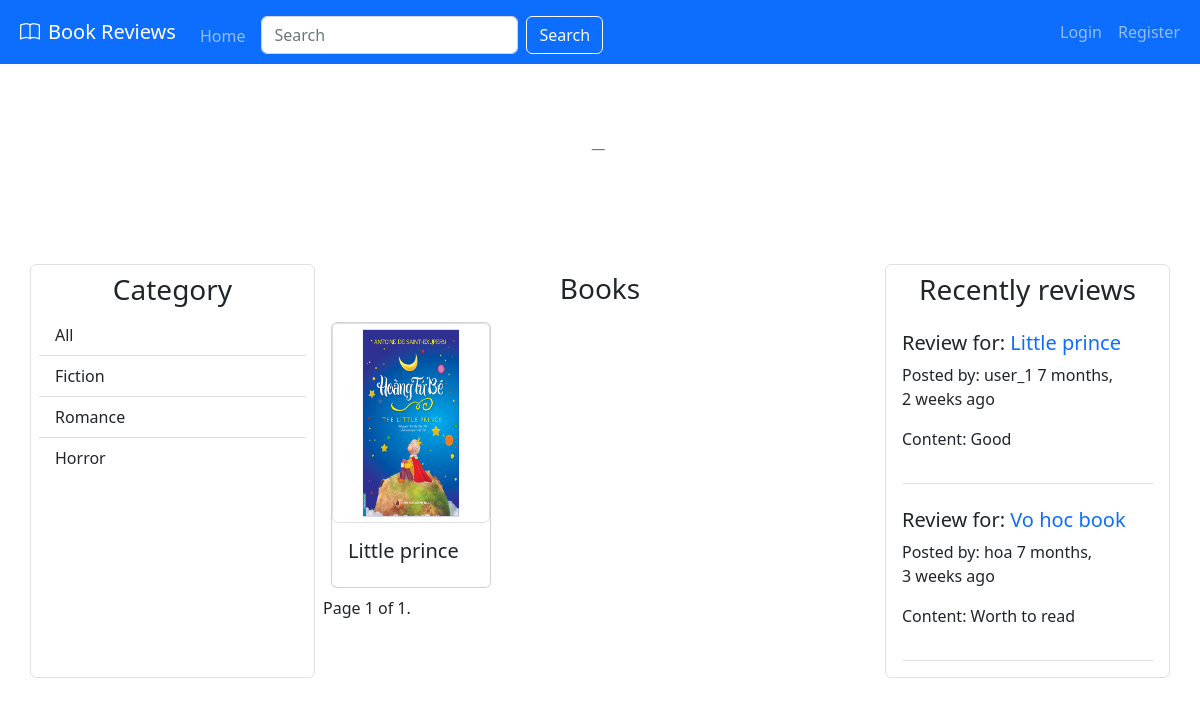
/?q=Romance, run on the app's committed database.
### bookreview/models.py (models this page shows, shortened)
class Category(models.Model):
    name = models.CharField(max_length=64)

class Book(models.Model):
    name = models.CharField(max_length=200)
    subname = models.CharField(max_length=200, blank=True, null=True)
    description = models.TextField(null=True, blank=True)
    author = models.ManyToManyField(Author, related_name="books", blank=True, null=True)
    category = models.ForeignKey(Category, on_delete=models.CASCADE, blank=True, null=True)
    isbn = models.IntegerField(unique=True)
    image = models.ImageField(upload_to='images/', default='no_image.jpg')
    updated = models.DateTimeField(auto_now=True)
    created = models.DateTimeField(auto_now_add=True)

class Review(models.Model):
    posted_by = models.ForeignKey(User, on_delete=models.SET_NULL, null=True, related_name="posted")
    book = models.ForeignKey(Book, on_delete=models.CASCADE, related_name="reviews")
    title = models.CharField(max_length=200)
    body = models.TextField()
    rating = models.IntegerField(
        validators=[
            MaxValueValidator(5),
            MinValueValidator(1)
        ])
    created = models.DateTimeField(auto_now_add=True)

class User(AbstractUser):
    pass

### bookreview/views.py (the view)
# urls.py: path('', views.index, name="index"),
def index(request):
    q = request.GET.get('q') if request.GET.get('q') != None else ''
    categories = Category.objects.all()
    books = Book.objects.filter(Q(category__name__icontains=q) | Q(name__icontains=q)).order_by('-created')
    paginator = Paginator(books, 10)
    page_number = request.GET.get('page')
    page_obj = paginator.get_page(page_number)
    reviews = Review.objects.all().order_by('-created')[:10]
    return render(request, "bookreview/index.html", {
        "books": books,
        "categories": categories,
        "reviews": reviews,
        "page_obj": page_obj
    })

### bookreview/templates/bookreview/index.html (shortened to what this page needs)
{% extends "bookreview/layout.html" %}
{% load static %}
{% block body %}
<div class="show-case container-fluid d-flex align-items-center justify-content-center">
<figure class="text-center">
    <figcaption class="blockquote-footer">
    </figcaption>
</figure>
</div>
<div class="mb-5">
    <div class="row">
        <div class="col-md-3 border p-2 rounded">
            <h3 class="text-center">Category</h3>
            <ul class="list-group list-group-flush">
                <li class="list-group-item">
                    <a class=" text-decoration-none text-reset" href="{% url 'index' %}">All</a>
                </li>
                {% for category in categories %}
                <li class="list-group-item">
                    <a  class=" text-decoration-none text-reset" href="{% url 'index' %}?q={{ category.name }}">{{ category.name }}</a>
                </li>
                {% endfor %}
              </ul>
        </div>
        <div class="col-md-6 p-2">
            <h3 class="text-center">Books</h4>
            <div class="d-md-flex flex-wrap">
                {% for book in books %}
                <div class="book-item card m-2 mx-auto mx-lg-2">
                    <img src="{{ book.image.url }}" class="book-image card-img-top img-thumbnail" alt="...">
                    <div class="card-body">
                    <h5 class="card-title"><a class=" text-decoration-none text-reset " href="{% url 'book' book.isbn %}">{{ book.name }}</a></h5>
                    </div>
                </div>
                {% endfor %}
            </div>
            <div class="pagination">
                <span class="step-links">
                    <span class="current">
                        Page {{ page_obj.number }} of {{ page_obj.paginator.num_pages }}.
                    </span>
                </span>
            </div>
        </div>
        <div class="col-md-3 border rounded p-2">
            <h3 class="text-center">Recently reviews</h3>
            {% for review in reviews %}
            <div class="review-item border-bottom m-2 py-3">
                <h5>Review for: <a class="text-decoration-none" href="{% url 'book' review.book.isbn %}">{{ review.book.name }} </a> </h5>
                <p>
                    Posted by: {{ review.posted_by }}
                    <span>{{ review.created | timesince }} ago</span>
                </p>
                <p>
                    Content: {{ review.body }}
                </p>
            </div>
            {% endfor %}
        </div>
    </div>
</div>
{% endblock %}

### bookreview/static/bookreview/styles.css (style rules this page uses)
.show-case { height: 200px; width: 100%; }
.book-item { width: 10rem; }
.book-image { height: 200px; }

### data on the page
Category: name "Fiction"
Category: name "Romance"
Category: name "Horror"
Book: image (picture), name "Little prince"
Review: book.name "Little prince", posted_by "user_1", created "7 months, 2 weeks", body "Good"
Review: book.name "Vo hoc book", posted_by "hoa", created "7 months, 3 weeks", body "Worth to read"

### other printed values
{{ page_obj.number }} "1"
{{ page_obj.paginator.num_pages }} "1"
